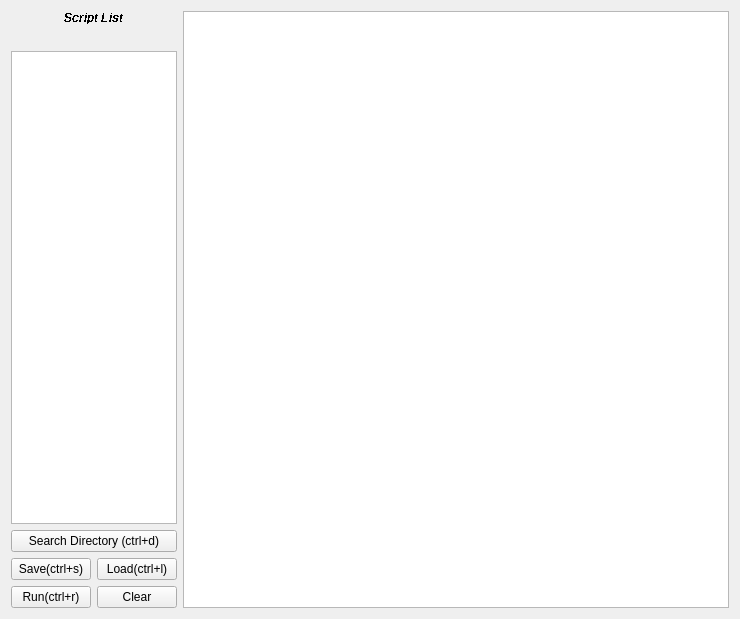
<?xml version="1.0" encoding="UTF-8"?>
<ui version="4.0">
 <class>Form</class>
 <widget class="QWidget" name="Form">
  <property name="geometry">
   <rect>
    <x>0</x>
    <y>0</y>
    <width>740</width>
    <height>619</height>
   </rect>
  </property>
  <property name="windowTitle">
   <string>Form</string>
  </property>
  <layout class="QVBoxLayout" name="verticalLayout_2">
   <item>
    <layout class="QHBoxLayout" name="horizontalLayout_2">
     <item>
      <layout class="QVBoxLayout" name="verticalLayout">
       <item>
        <widget class="QLabel" name="label">
         <property name="font">
          <font>
           <family>Arial</family>
           <pointsize>9</pointsize>
           <weight>75</weight>
           <italic>true</italic>
           <bold>true</bold>
           <underline>false</underline>
           <stylestrategy>NoAntialias</stylestrategy>
           <kerning>true</kerning>
          </font>
         </property>
         <property name="layoutDirection">
          <enum>Qt::LeftToRight</enum>
         </property>
         <property name="styleSheet">
          <string notr="true"/>
         </property>
         <property name="text">
          <string>Script List</string>
         </property>
         <property name="alignment">
          <set>Qt::AlignCenter</set>
         </property>
         <property name="wordWrap">
          <bool>false</bool>
         </property>
        </widget>
       </item>
       <item>
        <widget class="QLabel" name="label_2">
         <property name="text">
          <string/>
         </property>
        </widget>
       </item>
       <item>
        <widget class="QListWidget" name="listWidget">
         <property name="sizePolicy">
          <sizepolicy hsizetype="Ignored" vsizetype="Expanding">
           <horstretch>0</horstretch>
           <verstretch>0</verstretch>
          </sizepolicy>
         </property>
        </widget>
       </item>
       <item>
        <widget class="QPushButton" name="pushButton_5">
         <property name="text">
          <string>Search Directory (ctrl+d)</string>
         </property>
         <property name="shortcut">
          <string>Ctrl+D</string>
         </property>
         <property name="flat">
          <bool>false</bool>
         </property>
        </widget>
       </item>
       <item>
        <layout class="QGridLayout" name="gridLayout">
         <item row="2" column="1">
          <widget class="QPushButton" name="pushButton">
           <property name="text">
            <string>Clear</string>
           </property>
           <property name="checkable">
            <bool>false</bool>
           </property>
          </widget>
         </item>
         <item row="1" column="0">
          <widget class="QPushButton" name="pushButton_2">
           <property name="text">
            <string>Save(ctrl+s)</string>
           </property>
           <property name="shortcut">
            <string>Ctrl+S</string>
           </property>
          </widget>
         </item>
         <item row="2" column="0">
          <widget class="QPushButton" name="pushButton_4">
           <property name="text">
            <string>Run(ctrl+r)</string>
           </property>
           <property name="shortcut">
            <string>Ctrl+R</string>
           </property>
          </widget>
         </item>
         <item row="1" column="1">
          <widget class="QPushButton" name="pushButton_3">
           <property name="text">
            <string>Load(ctrl+l)</string>
           </property>
           <property name="shortcut">
            <string>Ctrl+L</string>
           </property>
          </widget>
         </item>
        </layout>
       </item>
      </layout>
     </item>
     <item>
      <widget class="CodeEditor" name="plainTextEdit">
       <property name="font">
        <font>
         <family>Consolas</family>
         <pointsize>10</pointsize>
        </font>
       </property>
      </widget>
     </item>
    </layout>
   </item>
   <item>
    <layout class="QHBoxLayout" name="horizontalLayout"/>
   </item>
  </layout>
 </widget>
 <customwidgets>
  <customwidget>
   <class>CodeEditor</class>
   <extends>QPlainTextEdit</extends>
   <header>gui/codeeditor.h</header>
  </customwidget>
 </customwidgets>
 <resources/>
 <connections>
  <connection>
   <sender>pushButton</sender>
   <signal>clicked()</signal>
   <receiver>plainTextEdit</receiver>
   <slot>clear()</slot>
   <hints>
    <hint type="sourcelabel">
     <x>169</x>
     <y>584</y>
    </hint>
    <hint type="destinationlabel">
     <x>436</x>
     <y>463</y>
    </hint>
   </hints>
  </connection>
 </connections>
</ui>
